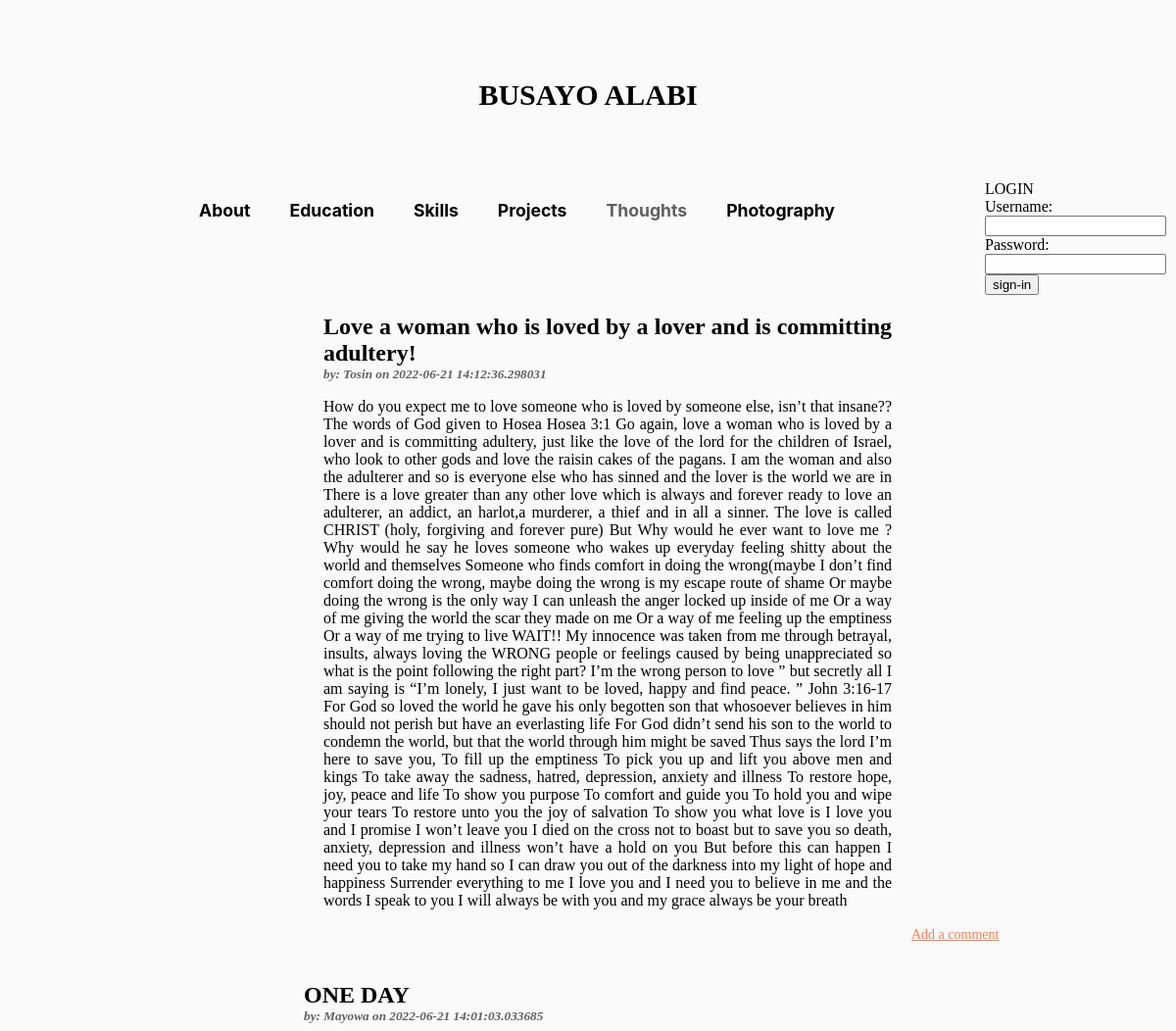
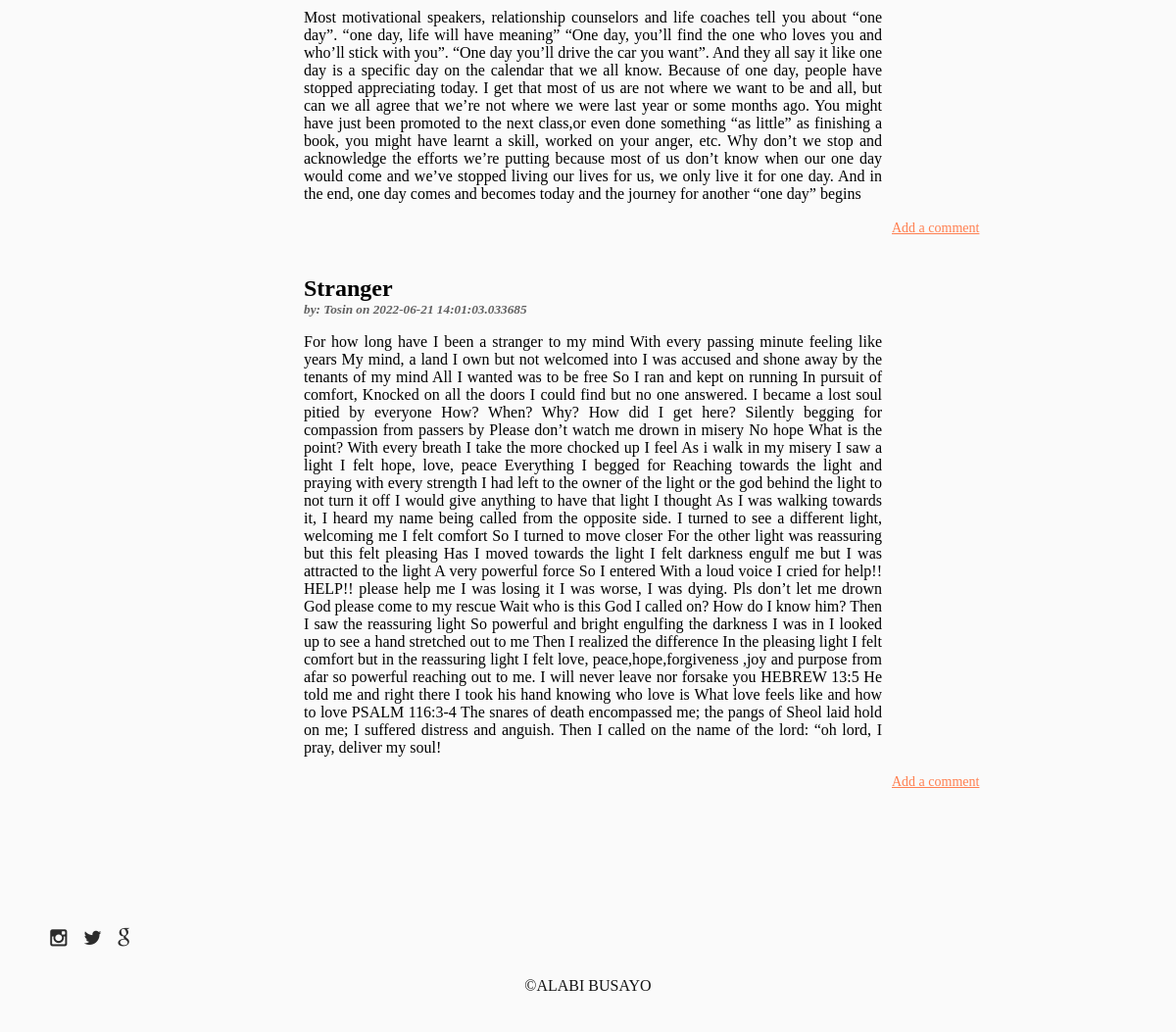
The app's page /thoughts, older data (2 pictures, top to bottom).
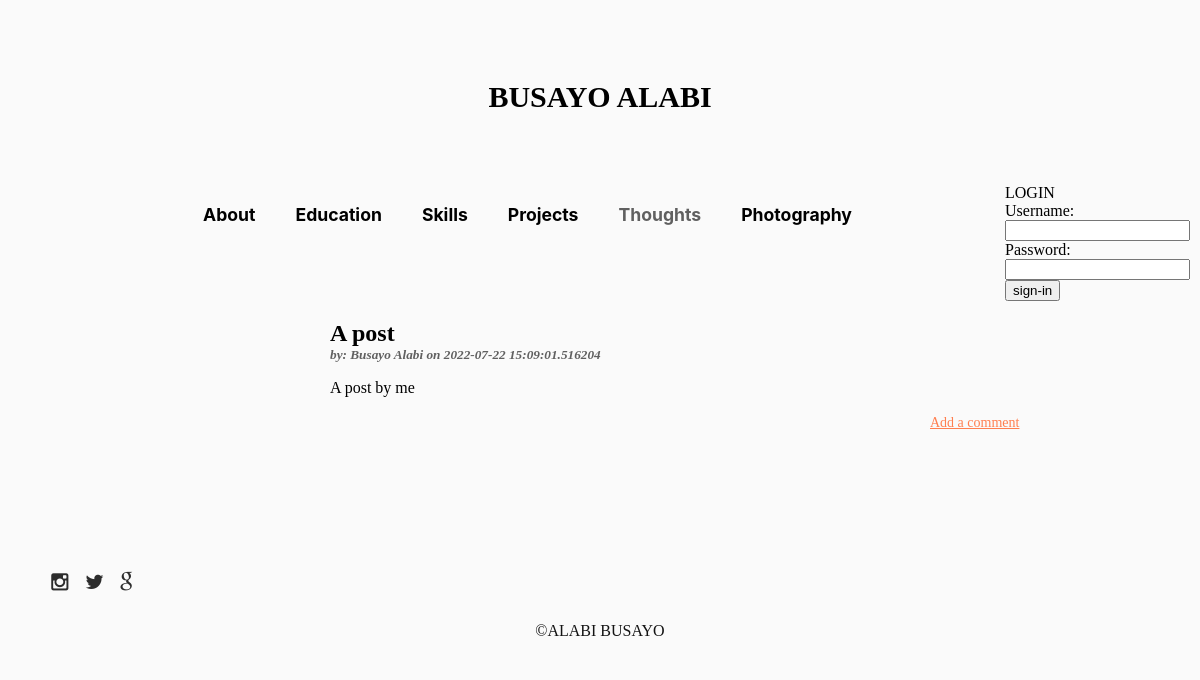
The same page, newer data.
### app.py (models this page shows, shortened)
class Post(db.Model):
    id = db.Column(db.Integer, primary_key = True)
    title = db.Column(db.String(100), nullable = False)
    author = db.Column(db.String(100), nullable = False, default = 'N/A')
    content = db.Column(db.Text, nullable = False)
    date_posted = db.Column(db.DateTime, nullable = False, default = datetime.utcnow)
    comment = db.relationship('Comment')

### app.py (the view)
@app.route("/thoughts", methods= ["POST", "GET"])
def thoughts():
    all_post = Post.query.order_by(desc(Post.date_posted)).all()
    if request.method == 'POST':
        session.pop('name', None)
        name = request.form['username']
        pwd = request.form['password']
        session['name'] = name
        session['pwd'] = pwd
        if name not in login_database:
            flash("User not found")
            session.pop('name', None)
            return render_template('thoughts.html', posts = all_post)
        else:
            if login_database[name]!= pwd:
                flash("Incorrect password")
                session.pop('name', None)
                return render_template('thoughts.html', posts = all_post)
            else:
                return redirect('/posts')
    else:
        if 'name' and 'pwd' in session:
            return redirect(url_for('thoughtn'))
        return render_template('thoughts.html', posts = all_post)

### app.py (called while the page is built)
@app.before_request
def before_request():
    g.name = None
    if 'name' in session:
        g.name = session['name']

### templates/thoughts.html (shortened to what this page needs)
<!DOCTYPE html>
<html lang="en">
<head>
    <link rel="stylesheet" type="text/css" href="static/main.css" />
	<link href="static/css/font-awesome.min.css" rel="stylesheet"/>
</head>
<body class="content">
        <div id="header">
            <h1>BUSAYO ALABI</h1>
         </div>
         <div class="login">
             LOGIN
            <form action="/thoughts" method="post">
                Username:
                <br>
                <input type="text" name="username" required>
                <br>
                Password:
                <br>
                <input type="password" name="password" required>
                <br>
                <input type="submit" value="sign-in">
            </form>
         </div>
<nav class="navbar" >
      <ul>
          <li><a href="/">About</a></li>
          <li><a href="/education">Education</a></li>
          <li><a href="/skills">Skills</a></li>
          <li><a href="/projects">Projects</a></li>
          <li><a class="active" href="/thoughts">Thoughts</a></li>
          <li><a href="/photography">Photography</a></li>
      </ul>
  </nav>
  <div class="main">
    {%for post in posts%}
  <section id="home">
    <div class="thought">
        <p>
            <h1 style="margin: 0;">{{post.title}}</h1>
            {% if post.author %}
            <h5 class="h5" style="margin: 0;"><i>by: {{post.author}} on {{post.date_posted}}</i></h5>
            {% else %}
            <h5 class="h5" style="margin: 0;"><i>by: N/A on {{post.date_posted}}</i></h5>
            {% endif %}
            <p>
               {{post.content}}
            </p>
        </div>
            <a class="comment" href="/posts/comment/{{post.id}}">Add a comment</a>
    </div>
</section>
{%endfor%}
<footer>
    <ul class="social">
        <li><a href="https://www.instagram.com/busayo_jee/" target="_blank"><i class="fa fa-instagram"></i></a></li>
        <li><a href="https://twitter.com/busayo_jee" target="_blank"><i class="fa fa-twitter"></i></a></li>
        <li><a href="https://mail.google.com/mail/u/0/#inbox?compose=GTvVlcSBpDxzVVdwFpgChLfFdBJpBrmjlwblqwzwjRlDFXBnhTHZvHMxfHhQmQwWlncBmpcwjdflV" target="_blank"><i class="fa fa-google"></i></a></li>
    </ul>
</footer>
<footer class="second">
    <p>&copy;ALABI BUSAYO</p>
</footer>
</body>
  </html>

### static/main.css (style rules this page uses)
html { scroll-behavior: smooth; }
.content { margin: 0px; padding: 10px; background-color: #fafafa; box-sizing: border-box; }
.login { float: right; }
.navbar { display: flex; justify-content: center; background-color: #fafafa; position: sticky; top: 0; }
.navbar ul { display: flex; list-style: none; margin: 20px 0px; }
.navbar ul li { font-family: -apple-system, BlinkMacSystemFont, 'Segoe UI', Roboto, Oxygen, Ubuntu, Cantarell, 'Open Sans', 'Helvetica Neue', sans-serif; font-size: 1.1rem; font-weight: bold; }
.navbar ul li a { text-decoration: none; color: black; padding: 6px 20px; }
.navbar ul li a.active { color: #606060; }
#header { text-align: center; padding: 50px 10px; margin-bottom: 0px; color: black; font-size: 15px; font-weight: bold; transition: 0.2s; position: sticky; top: 0; background-color: #fafafa; }
.main { justify-content: right; text-align: left; padding-left: 20px; margin-top: 75px; animation: transitionin 1s; }
.social { list-style-type: none; text-align: left; margin-top: 75px; }
.social li { display: inline-flex; margin-top: 50px; }
.social i { font-size:20px; margin: 1% 5% 7% 4%; color: #2c2c2c; width: 30px; }
footer.second { background-color: #fafafa; }
footer.second p { color: #131313; text-align: center; padding: 1%; }
.comment { text-align: center; justify-content: center; margin-left: 900px; color: coral; font-size: 14px; margin-top: 0px; }
.thought { text-align: justify; width: 50%; padding-left: 300px; padding-right: 300px; margin-top: 40px; animation: transitionin 1s; }
.h5 { color: #606060; }
html { font-size: 100%; scroll-behavior: smooth; }
@media (min-width:640px) { .content { font-size: 1rem; } }
@media (min-width:960px) { .content { font-size: 1.2rem; } }
@media (min-width:1100px) { .content { font-size: 1rem; } }

Row changes from the older to the newer data that the page shows:
removed Post: title "Love a woman who is loved by a lover and is committing adultery!", author "Tosin", date_posted "2022-06-21 14:12:36.298031", content "How do you expect me to love someone who is loved by someone else, isnʼt that insane?? The words of God given to Hosea Hosea 3:1 Go again, love a woman who is loved by a lover and is committing adultery, just like the love of the lord for the children of Israel, who look to other gods and love the raisin cakes of the pagans. I am the woman and also the adulterer and so is everyone else who has sinned and the lover is the world we are in There is a love greater than any other love which is always and forever ready to love an adulterer, an addict, an harlot,a murderer, a thief and in all a sinner. The love is called CHRIST (holy, forgiving and forever pure) But Why would he ever want to love…"
removed Post: title "ONE DAY", author "Mayowa", date_posted "2022-06-21 14:01:03.033685", content "Most motivational speakers, relationship counselors and life coaches tell you about “one day”. “one day, life will have meaning” “One day, you’ll find the one who loves you and who’ll stick with you”. “One day you’ll drive the car you want”. And they all say it like one day is a specific day on the calendar that we all know. Because of one day, people have stopped appreciating today. I get that most of us are not where we want to be and all, but can we all agree that we’re not where we were last year or some months ago. You might have just been promoted to the next class,or even done something “as little” as finishing a book, you might have learnt a skill, worked on your anger, etc. Why…"
removed Post: title "Stranger", author "Tosin", date_posted "2022-06-21 14:01:03.033685", content "For how long have I been a stranger to my mind With every passing minute feeling like years My mind, a land I own but not welcomed into I was accused and shone away by the tenants of my mind All I wanted was to be free So I ran and kept on running In pursuit of comfort, Knocked on all the doors I could find but no one answered. I became a lost soul pitied by everyone How? When? Why? How did I get here? Silently begging for compassion from passers by Please don’t watch me drown in misery No hope What is the point? With every breath I take the more chocked up I feel As i walk in my misery I saw a light I felt hope, love, peace Everything I begged for Reaching towards the light and praying…"
added Post: title "A post", author "Busayo Alabi", date_posted "2022-07-22 15:09:01.516204", content "A post by me"
